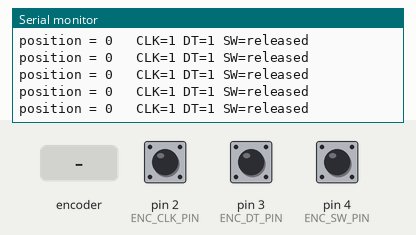
Simulated run of this sketch. Board: Arduino Uno, built with avr-gcc and run on an emulated ATmega328P. On the bench: the last lines printed to the serial monitor. The inputs (shaded band) are chosen by the test bench; at power-on: pin 4 (ENC_SW_PIN) HIGH, pin 2 (ENC_CLK_PIN) HIGH, pin 3 (ENC_DT_PIN) HIGH.

Above: at 1.2 s.
1.3 s: rotary encoder on pin 2 (ENC_CLK_PIN) / pin 3 (ENC_DT_PIN) turned 1 step (first pin leading)
At 1.31 s:
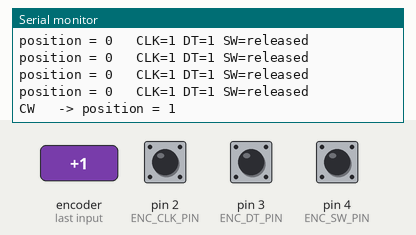
3.0 s: pin 4 (ENC_SW_PIN) pulled LOW for 0.15 s
At 3.01 s:
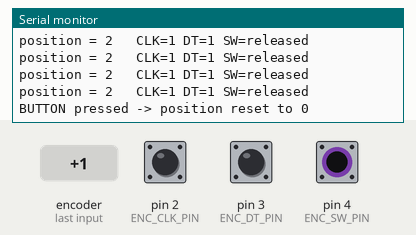
4.6 s: rotary encoder on pin 2 (ENC_CLK_PIN) / pin 3 (ENC_DT_PIN) turned 2 steps (second pin leading)
At 4.61 s:
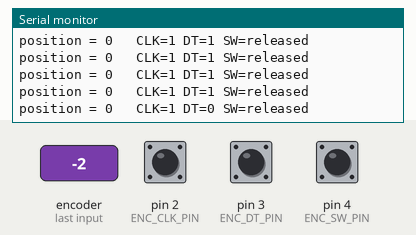
Timing chart, 0 to 7.6 s (numbered marks = the images above; inputs shaded):
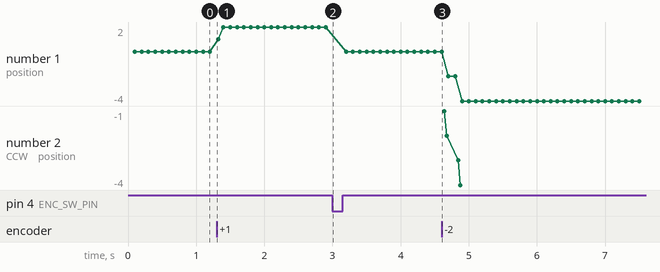

Measured:
- after the input at 1.3 s, the serial monitor: prints a new line at once (image 1)
- after the input at 3.0 s, the serial monitor: prints a new line at once (image 2)
- after the input at 4.6 s, the serial monitor: prints a new line at once (image 3)
- plotted number 1: 0 → 2 after the input at 1.3 s, 0 → -4 after the input at 4.6 s

The sketch:

Rotary-Encoder-Position-Meter.ino
```cpp
// 038 - Rotary Encoder Position Meter
// Turns a KY-040 rotary encoder into a counter that goes up and down as you spin it.
// Board: Arduino Uno
// Wiring (KY-040 module):
//   CLK -> pin 2
//   DT  -> pin 3
//   SW  -> pin 4   (the built-in push button, uses the internal pull-up)
//   +   -> 5V
//   GND -> GND
//
// No external library is required: everything is done with plain digitalRead()
// polling. The CLK and DT signals are quadrature outputs, meaning they are
// square waves that are a quarter of a cycle out of phase. By remembering the
// previous CLK state and looking at DT when CLK changes, we can tell which way
// the knob was turned.

// ---- Pin constants ----
const int ENC_CLK_PIN = 2;   // Clock channel of the encoder
const int ENC_DT_PIN = 3;    // Data channel of the encoder
const int ENC_SW_PIN = 4;    // Push button on top of the knob (active LOW)

// ---- Timing constants ----
const unsigned long STEP_MS = 3;         // Encoder edges are fast: short gap only
const unsigned long BUTTON_DEBOUNCE_MS = 20;  // The push button bounces more
const unsigned long REPORT_MS = 100;     // Minimum gap between Serial updates

int position = 0;                // The value we are metering (can be negative)
int lastClkState = HIGH;         // CLK level at the previous loop pass
int lastSwState = HIGH;          // Button level at the previous loop pass

unsigned long lastStepTime = 0;  // millis() of the last counted step
unsigned long lastButtonTime = 0;
unsigned long lastReportTime = 0;

void setup() {
  pinMode(ENC_CLK_PIN, INPUT_PULLUP);   // Internal pull-ups keep the lines HIGH
  pinMode(ENC_DT_PIN, INPUT_PULLUP);
  pinMode(ENC_SW_PIN, INPUT_PULLUP);

  // Remember the starting level of CLK so the first change is detected correctly
  lastClkState = digitalRead(ENC_CLK_PIN);

  Serial.begin(9600);
  Serial.println("Rotary Encoder Position Meter starting...");
  Serial.println("Turn the knob to count, press it to reset to 0.");
}

void loop() {
  int clkState = digitalRead(ENC_CLK_PIN);
  int dtState = digitalRead(ENC_DT_PIN);

  // ---- Direction detection ----
  // A change on CLK marks one detent (click) of the knob.
  // If DT is LOW at that moment we turned clockwise, otherwise counter-clockwise.
  // (Swap the two branches if your encoder counts the wrong way round.)
  if (clkState != lastClkState && (millis() - lastStepTime) >= STEP_MS) {
    lastStepTime = millis();

    if (dtState != clkState) {
      position++;                          // Clockwise
      Serial.print("CW   -> position = ");
      Serial.println(position);
    } else {
      position--;                          // Counter-clockwise
      Serial.print("CCW  -> position = ");
      Serial.println(position);
    }
  }
  lastClkState = clkState;   // Store the level ready for the next pass

  // ---- Push button: resets the meter back to zero ----
  int swState = digitalRead(ENC_SW_PIN);
  if (swState == LOW && lastSwState == HIGH && (millis() - lastButtonTime) >= BUTTON_DEBOUNCE_MS) {
    lastButtonTime = millis();
    position = 0;
    Serial.println("BUTTON pressed -> position reset to 0");
  }
  lastSwState = swState;

  // ---- Periodic status line so the monitor still shows something when idle ----
  if (millis() - lastReportTime >= REPORT_MS) {
    lastReportTime = millis();
    Serial.print("position = ");
    Serial.print(position);
    Serial.print("   CLK=");
    Serial.print(clkState);
    Serial.print(" DT=");
    Serial.print(dtState);
    Serial.print(" SW=");
    Serial.println(swState == LOW ? "pressed" : "released");
  }
}
```
